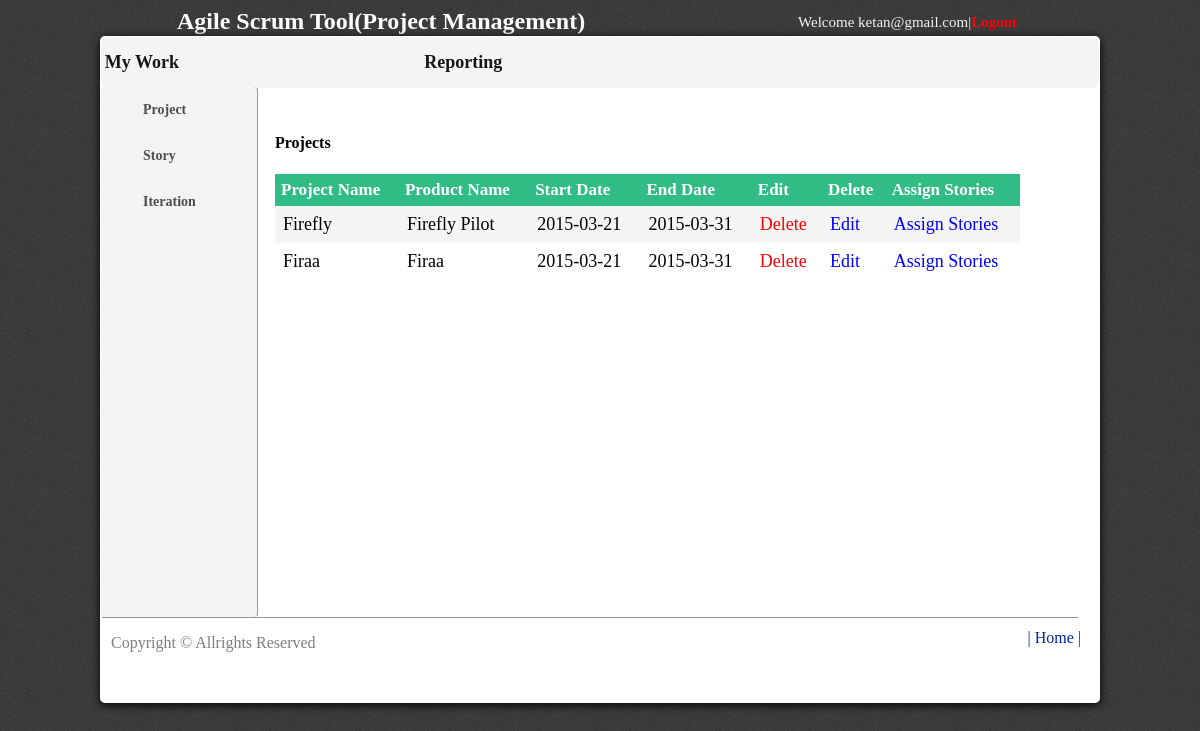
The app's page /projectlist.php (signed in) with its own data.
### tables this page shows
CREATE TABLE IF NOT EXISTS `project` (
  `project_id` int(11) NOT NULL AUTO_INCREMENT,
  `user_id` int(11) DEFAULT NULL,
  `name` text,
  `product` text,
  `start` date DEFAULT NULL,
  `end` date DEFAULT NULL,
  PRIMARY KEY (`project_id`)
);

### projectlist.php (the view, shortened to what this page needs)
<?php
	$u_id=$_SESSION['id'];
	$sql = "select * from project where user_id='$u_id';";
	$res = mysql_query($sql) or die("can not execute query");
?>
<html>
	<head>
		<link rel="stylesheet" type="text/css" href="style/styledrop.css">
	</head>
	<form method="post" action="index_check.php">
		<body>
			<div class="title">
				<font color="#ffffff" size="5px"> <b> Agile Scrum Tool(Project Management) </b> </font>
			</div>
			<div class = "right"> Welcome <?php echo $_SESSION['name']?>|<a href = "logout.php">Logout</a></div>
			<div class="bgbackground">
				<div class="wrapper border_class">
				<div class="menu">
					<ul class="type" >
						<li ><a href="#"><b>  My Work </b></a></li>
						<li><a href="#"><b>Reporting</b></a></li>
					</ul>
				</div>
			</div>
			<?php include "includes/menu_left.php";  ?>
			<div class="listproject">
				<h4> Projects </h4>
				<table border="0" cellpadding="5" cellspacing="8" class="pro_list_table">
					<tr>
						<th>Project Name</th>
						<th>Product Name</th>
						<th>Start Date</th>
						<th>End Date</th>
						<th>Edit</th>
						<th>Delete</th>
						<th>Assign Stories</th>
					</tr>
					<?php
						while($out = mysql_fetch_row($res))
						{
							$id = $out[0];
							$name = $out[2];
							$product = $out[3];
							$startdate = $out[4];
							$enddate = $out[5];
							$delete_link = "delete_project_list.php?delete_id=$id";
							$edit_link = "editproject.php?edit_id=$id";
							$assign_stories = "assign_stories.php?project_id=$id";
					?>
					<tr>
						<td> <?php echo $name; ?> </td>
						<td> <?php echo $product; ?> </td>
						<td> <?php echo $startdate; ?> </td>
						<td> <?php echo $enddate; ?> </td>
						<td><a href="<?php echo $delete_link; ?>"><font color="red">Delete </font></a></td>
						<td><a href="<?php echo $edit_link ?>"><font color="blue">Edit </font></a></td>
						<td><a href="<?php echo $assign_stories ?>"><font color="blue">Assign Stories</font></a></td>
					</tr>
					<?php }?>
				</table>
			</div>
	<div class="footer">
					<p>Copyright &copy; Allrights Reserved</p><a href="home.php">| Home |</a>
				</div>
</div>
		</body>
	</form>
</html>

### style/styledrop.css (style rules this page uses)
body { background-image: url("../img/bg-header.png"); background-repeat: repeat; }
.title { margin: 0px 0px 10px 169px; }
.bgbackground { background-image: url("../img/article_bg.png"); background-repeat: repeat; margin: 200px 0px 0px 0px; min-height: 80%; width: 960px; background: #FFF; box-shadow: 0px 2px 10px #000000; border-radius: 5px; padding: 20px; margin: auto; position: relative; clear: both; }
.footer { height: 60px; border-top-width: 60px; border-top-style: solid; margin: 100px 1px 0px 6px; text-align: left; padding-left: 9px; clear: both; }
.right { margin: -31px 175px 5px -36px; color: #F2F2F2; font-size: 15; text-align: right; }
.right a { text-decoration: none; color: #ff000a; font-weight: bold; }
.menu { background-color: #F4F4F4; margin: -44px -19px 24px -19px; border-radius: 6px; }
.menu ul { text-align: center; font-size: 25px; }
.menu ul li { list-style-type: none; text-indent: 21px; display:inline; }
.menu ul li a { margin: 0px 421px 0px -233px; padding:15px; display:inline-block; color: #171517; text-decoration: none; font-size: 18px; }
.footer { color: #827c7c; border-top-width: 1px; border-top-style: solid; border-top-color: #939798; margin: 0px 2px -4px -18px; }
.footer a { float:right; text-decoration: none; color: #03289f; margin: -39px -3px 0px 0px; }
.listproject { float: left; margin-left: 20px; width: 80%; }
.pro_list_table { width:97%; border-collapse:collapse; }
.pro_list_table th { font-size: 17px; padding:6px; margin:0px; color:#ffffff; background:#31bc86; text-align: left; }
.pro_list_table td { padding :8px; text-align:left; font-size: 18px; }
.pro_list_table a { color:#000000; text-decoration:none; }
.pro_list_table tr:nth-child(even) { background:#f5f5f5; }
.pro_list_table tr:nth-child(odd) { background:#ffffff; }

### records on screen
project: name "Firefly", product "Firefly Pilot", start "2015-03-21", end "2015-03-31"
project: name "Firaa", product "Firaa", start "2015-03-21", end "2015-03-31"

### other values on screen
$_SESSION['name'] "ketan@gmail.com"
